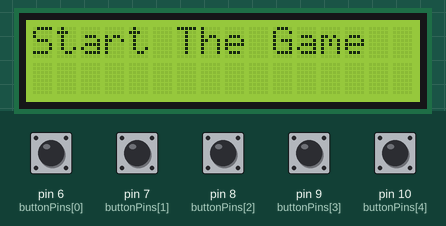
This sketch was run on a simulated Arduino Uno, built with avr-gcc and run on an emulated ATmega328P. Parts: 16×2 character LCD. The inputs (shaded band) are chosen by the test bench; at power-on: pin 6 (buttonPins[0]), pin 7 (buttonPins[1]), pin 8 (buttonPins[2]), pin 9 (buttonPins[3]), pin 10 (buttonPins[4]) HIGH. Random numbers use the default seed unless the sketch sets one.

Above: at 1.2 s.
1.3 s: pin 6 (buttonPins[0]) pulled LOW for 0.15 s
At 3.1 s:
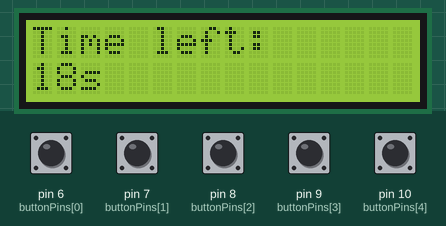
4.4 s: pin 10 (buttonPins[4]) pulled LOW for 0.15 s
At 5.8 s:
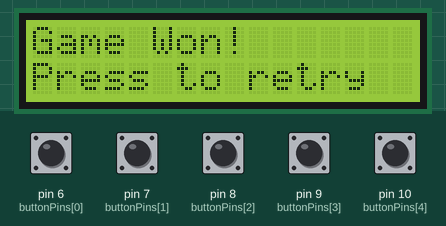
6.1 s: pin 7 (buttonPins[1]) pulled LOW for 1 s
At 7.02 s:
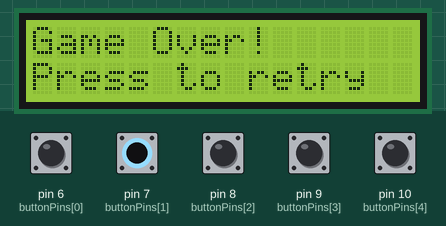
8.6 s: pin 8 (buttonPins[2]) pulled LOW for 0.15 s
At 9.7 s:
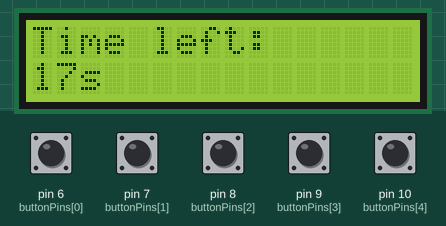
11.7 s: pin 9 (buttonPins[3]) pulled LOW for 0.15 s
At 13.1 s:
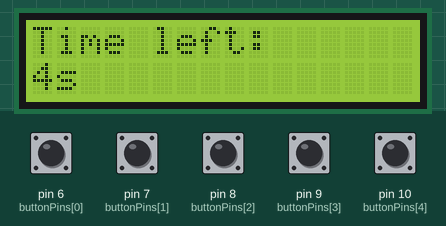
13.8 s: pin 6 (buttonPins[0]) pulled LOW for 1 s
At 14.51 s:
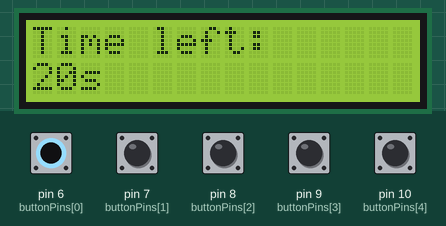
Timing chart, 0 to 16.8 s (numbered marks = the images above; inputs shaded):
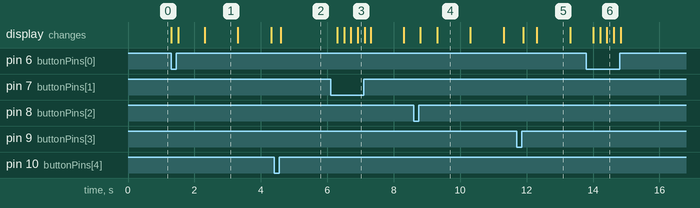

Measured:
- after the input at 1.3 s, the display: first changes at once (image 1 shows a later state)
- after the input at 6.1 s, the display: first changes after 0.21 s (image 3 shows a later state)
- what the display in image 1 shows lasts 1.0 s, from 2.3 s to 3.3 s

The sketch:

V1__Base_game_.ino
```cpp
#include <LiquidCrystal.h>

// Pin Definitions
const int buttonPins[] = {6, 7, 8, 9, 10}; // Buttons connected to pins 6 to 10
const int numButtons = 5; // Number of buttons

// LCD setup
LiquidCrystal lcd(12, 11, 5, 4, 3, 2); // RS, E, D4, D5, D6, D7

// Game Variables
int correctButton; // Stores the index of the correct button
int timer = 30; // Game timer (30 seconds)
unsigned long previousMillis = 0; // For controlling the timer update interval
const long interval = 1000; // 1 second interval
bool gamePaused = false; // Flag to control the game pause state
bool firstBoot = true; // Flag to track if it's the first boot

enum DisplayState { PRESS_ANY_BUTTON, TIMER, GAME_OVER, YOU_WON };
DisplayState currentState = PRESS_ANY_BUTTON;

// Function declarations
void displayTime();
void resetGame();
void displayPressAnyButton();
void displayGameOver();
void displayYouWon();

// Setup
void setup() {
  for (int i = 0; i < numButtons; i++) {
    pinMode(buttonPins[i], INPUT_PULLUP); // Set button pins as input using internal pull-up resistors
  }

  lcd.begin(16, 2); // Initialize the LCD (16x2)
  randomSeed(analogRead(0)); // Initialize random number generator
  resetGame(); // Start the game in the initial state
}

// Main game loop
void loop() {
  unsigned long currentMillis = millis();

  if (currentState == PRESS_ANY_BUTTON) {
    for (int i = 0; i < numButtons; i++) {
      if (digitalRead(buttonPins[i]) == LOW) {
        if (firstBoot) {
          // If it's the first boot, show "Press any button" screen and wait for input
          firstBoot = false; // Set firstBoot to false after the first button press
        }
        currentState = TIMER; // Move to the timer state
        lcd.clear();
        displayTime();
        return;
      }
    }
  }

  if (currentState == TIMER) {
    for (int i = 0; i < numButtons; i++) {
      if (digitalRead(buttonPins[i]) == LOW) {
        delay(200); // Simple debounce

        if (i == correctButton) {
          currentState = YOU_WON;
          gamePaused = true;
          displayYouWon();
          return;
        } else {
          timer -= 10; //Timer decrease
          if (timer < 0) {
            timer = 0;
          }
          displayTime();
        }
      }
    }

    if (timer <= 0) {
      currentState = GAME_OVER;
      gamePaused = true;
      displayGameOver();
      return;
    }

    if (currentMillis - previousMillis >= interval) {
      previousMillis = currentMillis;
      timer--;
      displayTime();
    }
  }

  if (gamePaused) {
    for (int i = 0; i < numButtons; i++) {
      if (digitalRead(buttonPins[i]) == LOW) {
        delay(200); // Simple debounce
        resetGame();
        return;
      }
    }
  }
}

void displayTime() {
  lcd.setCursor(0, 0);
  lcd.print("Time left:");
  lcd.setCursor(0, 1);
  lcd.print(String(timer) + "s      "); // Clear extra characters
}

void resetGame() {
  gamePaused = false;
  if (firstBoot) {
    currentState = PRESS_ANY_BUTTON; // Start with "Press any button" on first boot
    displayPressAnyButton();
  } else {
    currentState = TIMER; // Skip "Press any button" and move directly to TIMER
    lcd.clear();
    displayTime();
  }
  timer = 30;
  correctButton = random(0, numButtons); // Choose a new random button
}

void displayPressAnyButton() {
  lcd.clear();
  lcd.setCursor(0, 0);
  lcd.print("Start The Game");
}

void displayGameOver() {
  lcd.clear();
  lcd.setCursor(0, 0);
  lcd.print("Game Over!");
  lcd.setCursor(0, 1);
  lcd.print("Press to retry");
}

void displayYouWon() {
  lcd.clear();
  lcd.setCursor(0, 0);
  lcd.print("Game Won!");
  lcd.setCursor(0, 1);
  lcd.print("Press to retry");
}
```
